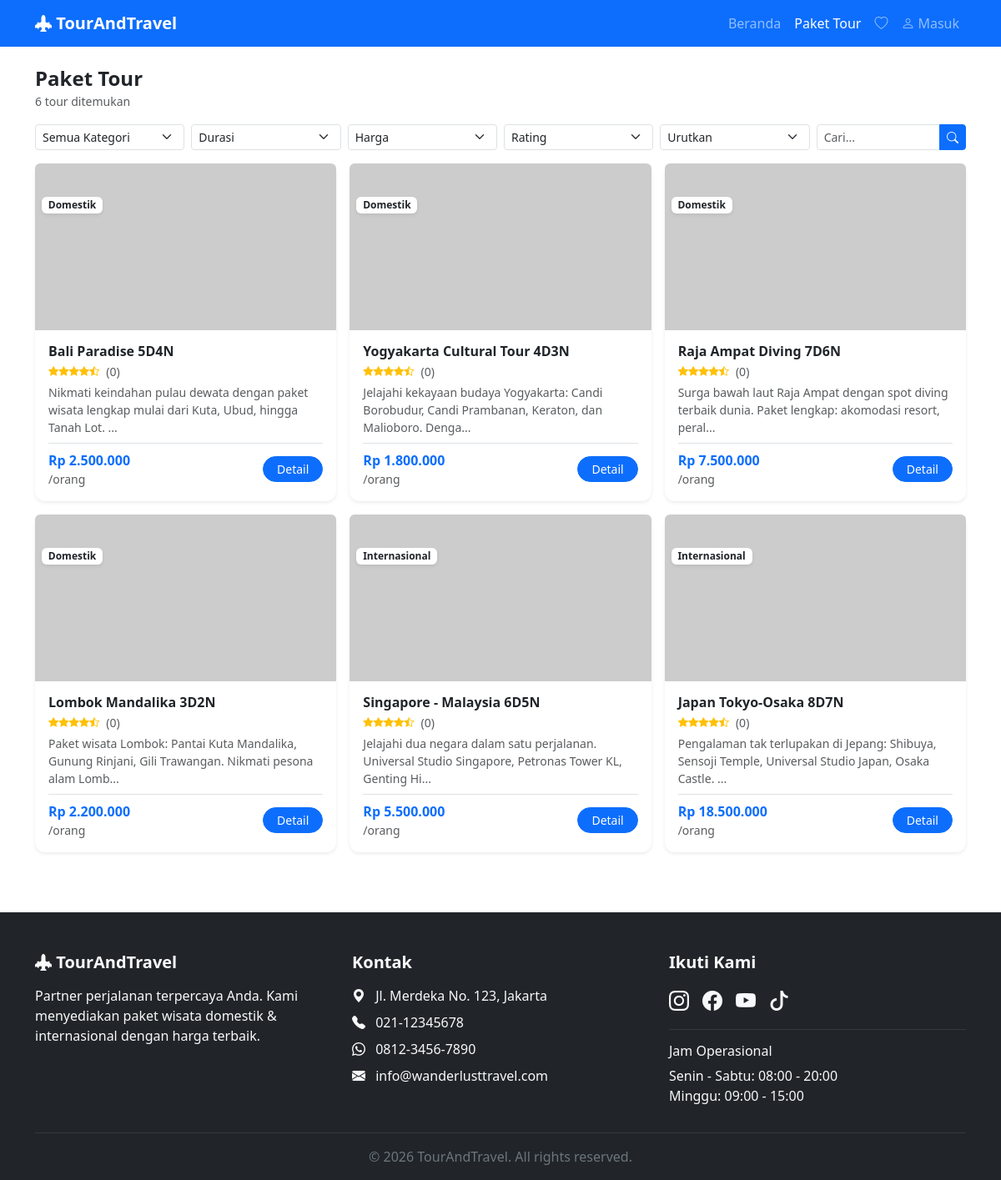
The app's page /tours.php with its own data.
### tables this page shows
CREATE TABLE IF NOT EXISTS tours (
    id INT AUTO_INCREMENT PRIMARY KEY,
    title VARCHAR(200) NOT NULL,
    slug VARCHAR(200) NOT NULL UNIQUE,
    category VARCHAR(100) NOT NULL,
    description TEXT,
    price DECIMAL(12,2) NOT NULL,
    original_price DECIMAL(12,2) DEFAULT NULL,
    max_participants INT NOT NULL DEFAULT 20,
    rating DECIMAL(2,1) DEFAULT 4.8,
    total_reviews INT DEFAULT 0,
    cover_image VARCHAR(255) DEFAULT NULL,
    wiki_image VARCHAR(255) DEFAULT NULL,
    is_active TINYINT(1) NOT NULL DEFAULT 1,
    created_at TIMESTAMP DEFAULT CURRENT_TIMESTAMP,
    updated_at TIMESTAMP DEFAULT CURRENT_TIMESTAMP ON UPDATE CURRENT_TIMESTAMP
);

### includes/db.php (called while the page is built, shortened)
<?php
class Database {
    private static $instance = null;
    private $conn;
    private function __construct() {
        try {
            $dsn = "mysql:host=" . DB_HOST . ";dbname=" . DB_NAME . ";charset=utf8mb4";
            $this->conn = new PDO($dsn, DB_USER, DB_PASS);
            $this->conn->setAttribute(PDO::ATTR_ERRMODE, PDO::ERRMODE_EXCEPTION);
            $this->conn->setAttribute(PDO::ATTR_DEFAULT_FETCH_MODE, PDO::FETCH_ASSOC);
            $this->conn->setAttribute(PDO::ATTR_EMULATE_PREPARES, false);
        } catch (PDOException $e) {
            die("Koneksi database gagal: " . $e->getMessage());
        }
    }
    public static function getInstance() {
        if (self::$instance === null) {
            self::$instance = new self();
        }
        return self::$instance;
    }
    public function getConnection() {
        return $this->conn;
    }
}
function db() {
    return Database::getInstance()->getConnection();
}
?>

### tours.php (the view, shortened to what this page needs)
<?php
require_once 'includes/db.php';
require_once 'includes/functions.php';
$category = $_GET['category'] ?? null;
$search = $_GET['search'] ?? null;
$priceRange = $_GET['harga'] ?? null;
$duration = $_GET['durasi'] ?? null;
$rating = $_GET['rating'] ?? null;
$sort = $_GET['sort'] ?? null;
$page = (int)($_GET['page'] ?? 1);
$result = getTours($category, $search, $priceRange, $duration, $rating, $sort, $page, 12);
$tours = $result['tours'];
$total = $result['total'];
require_once 'includes/header.php';
?>
<section class="py-4">
    <div class="container">
        <div class="d-flex justify-content-between align-items-center mb-3">
            <div>
                <h4 class="fw-bold mb-0">Paket Tour</h4>
                <small class="text-muted"><?= $total ?> tour ditemukan</small>
            </div>
        </div>
        <form method="GET" class="row g-2 mb-3">
            <div class="col-6 col-md">
                <select name="category" class="form-select form-select-sm" onchange="this.form.submit()">
                    <option value="">Semua Kategori</option>
                </select>
            </div>
            <div class="col-6 col-md">
                <select name="durasi" class="form-select form-select-sm" onchange="this.form.submit()">
                    <option value="">Durasi</option>
                </select>
            </div>
            <div class="col-6 col-md">
                <select name="harga" class="form-select form-select-sm" onchange="this.form.submit()">
                    <option value="">Harga</option>
                </select>
            </div>
            <div class="col-6 col-md">
                <select name="rating" class="form-select form-select-sm" onchange="this.form.submit()">
                    <option value="">Rating</option>
                </select>
            </div>
            <div class="col-6 col-md">
                <select name="sort" class="form-select form-select-sm" onchange="this.form.submit()">
                    <option value="">Urutkan</option>
                </select>
            </div>
            <div class="col-6 col-md">
                <div class="input-group input-group-sm">
                    <input type="text" name="search" class="form-control" placeholder="Cari..." value="<?= e($search ?? '') ?>">
                    <button class="btn btn-primary" type="submit"><i class="bi bi-search"></i></button>
                </div>
            </div>
        </form>
        <?php if (count($tours) > 0): ?>
        <div class="row g-3">
            <?php foreach ($tours as $tour): ?>
            <div class="col-md-6 col-lg-4">
                <div class="card tour-card-klook border-0 shadow-sm h-100">
                    <div class="position-relative overflow-hidden rounded-top" style="height: 200px;">
                        <img src="<?= getTourImage($tour, 'medium') ?>" onerror="this.src='<?= getTourImageFallback($tour, 'medium') ?>'" class="w-100 h-100" style="object-fit: cover;" alt="<?= e($tour['title']) ?>">
                        <span class="badge bg-white text-dark position-absolute top-0 start-0 m-2 shadow-sm" style="margin-top: 40px !important;"><?= e($tour['category']) ?></span>
                    </div>
                    <div class="card-body p-3 d-flex flex-column">
                        <h6 class="fw-semibold mb-1"><?= e($tour['title']) ?></h6>
                        <div class="d-flex align-items-center gap-2 small mb-1">
                            <?= renderStars($tour['rating']) ?>
                            <span class="text-muted">(<?= $tour['total_reviews'] ?>)</span>
                        </div>
                        <p class="small text-muted flex-grow-1 mb-2"><?= substr(e($tour['description']), 0, 100) ?>...</p>
                        <div class="d-flex justify-content-between align-items-center pt-2 border-top">
                            <div>
                                <span class="fw-bold text-primary"><?= formatRupiah($tour['price']) ?></span>
                                <small class="d-block text-muted">/orang</small>
                            </div>
                            <a href="tour-detail.php?slug=<?= e($tour['slug']) ?>" class="btn btn-sm btn-primary rounded-pill px-3">Detail</a>
                        </div>
                    </div>
                </div>
            </div>
            <?php endforeach; ?>
        </div>
        <?php endif; ?>
    </div>
</section>
<?php require_once 'includes/footer.php'; ?>

### includes/header.php (shortened to what this page needs)
<!DOCTYPE html>
<html lang="id">
<head>
    <link href="https://cdn.jsdelivr.net/npm/bootstrap@5.3.3/dist/css/bootstrap.min.css" rel="stylesheet">
    <link rel="stylesheet" href="https://cdn.jsdelivr.net/npm/bootstrap-icons@1.11.3/font/bootstrap-icons.min.css">
    <link rel="stylesheet" href="<?= BASE_URL ?>/assets/css/style.css">
</head>
<body>
<nav class="navbar navbar-expand-lg navbar-dark bg-primary sticky-top">
    <div class="container">
        <a class="navbar-brand fw-bold" href="<?= BASE_URL ?>/">
            <i class="bi bi-airplane-engines-fill"></i> <?= SITE_NAME ?>
        </a>
        <div class="collapse navbar-collapse" id="navbarNav">
            <ul class="navbar-nav ms-auto">
                <li class="nav-item">
                    <a class="nav-link <?= basename($_SERVER['PHP_SELF']) === 'index.php' ? 'active' : '' ?>" href="<?= BASE_URL ?>/">Beranda</a>
                </li>
                <li class="nav-item">
                    <a class="nav-link <?= basename($_SERVER['PHP_SELF']) === 'tours.php' ? 'active' : '' ?>" href="<?= BASE_URL ?>/tours.php">Paket Tour</a>
                </li>
                <li class="nav-item">
                    <a class="nav-link <?= basename($_SERVER['PHP_SELF']) === 'wishlist.php' ? 'active' : '' ?>" href="<?= BASE_URL ?>/wishlist.php">
                        <i class="bi bi-heart"></i>
                    </a>
                </li>
                <?php if (isset($_SESSION['user_id'])): ?>
                <li class="nav-item dropdown">
                    <a class="nav-link dropdown-toggle" href="#" data-bs-toggle="dropdown">
                        <i class="bi bi-person-circle me-1"></i><?= e($_SESSION['user_name'] ?? 'User') ?>
                    </a>
                    <ul class="dropdown-menu dropdown-menu-end">
                        <li><a class="dropdown-item" href="my-bookings.php"><i class="bi bi-ticket-perforated me-2"></i>Booking Saya</a></li>
                        <li><a class="dropdown-item" href="wishlist.php"><i class="bi bi-heart me-2"></i>Wishlist</a></li>
                        <li><hr class="dropdown-divider"></li>
                        <li><a class="dropdown-item" href="logout.php"><i class="bi bi-box-arrow-right me-2"></i>Keluar</a></li>
                    </ul>
                </li>
                <?php else: ?>
                <li class="nav-item">
                    <a class="nav-link" href="login.php"><i class="bi bi-person me-1"></i>Masuk</a>
                </li>
                <?php endif; ?>
            </ul>
        </div>
    </div>
</nav>

### includes/functions.php (shortened to what this page needs)
<?php
function formatRupiah($angka) {
    return 'Rp ' . number_format($angka, 0, ',', '.');
}
function e($string) {
    return htmlspecialchars($string, ENT_QUOTES, 'UTF-8');
}
function getTours($category = null, $search = null, $priceRange = null, $duration = null, $rating = null, $sort = null, $page = 1, $perPage = 12) {
    $sql = "SELECT * FROM tours WHERE is_active = 1";
    $countSql = "SELECT COUNT(*) FROM tours WHERE is_active = 1";
    $params = [];
    $countParams = [];
    $sql .= match($sort) {
        'price_asc' => " ORDER BY price ASC",
        'price_desc' => " ORDER BY price DESC",
        'rating' => " ORDER BY rating DESC, total_reviews DESC",
        'popular' => " ORDER BY total_reviews DESC, rating DESC",
        default => " ORDER BY created_at DESC"
    };
    $page = max(1, (int)$page);
    $offset = ($page - 1) * $perPage;
    $sql .= " LIMIT $perPage OFFSET $offset";
    $countStmt = db()->prepare($countSql);
    $countStmt->execute($countParams);
    $total = $countStmt->fetchColumn();
    $stmt = db()->prepare($sql);
    $stmt->execute($params);
    $tours = $stmt->fetchAll();
    return ['tours' => $tours, 'total' => $total, 'page' => $page, 'perPage' => $perPage, 'lastPage' => max(1, (int)ceil($total / $perPage))];
}
function getTourImage($tour, $size = 'medium') {
    $dimensions = [
        'small'  => '320/240',
        'medium' => '640/480',
        'large'  => '1200/800',
    ];
    $dim = $dimensions[$size] ?? '640/480';
    $pool = ['travel', 'beach', 'mountain', 'ocean', 'city', 'nature', 'landscape', 'sea'];
    $idx = abs(crc32($tour['id'] ?? $tour['title'])) % count($pool);
    $keyword = $pool[$idx];
    return "https://loremflickr.com/{$dim}/{$keyword}?lock=" . $idx;
}
function getTourImageFallback($tour, $size = 'medium') {
    $dimensions = [
        'small'  => '320/240',
        'medium' => '640/480',
        'large'  => '1200/800',
    ];
    $dim = $dimensions[$size] ?? '640/480';
    $seed = strtolower(str_replace([' '], '-', $tour['title']));
    return "https://picsum.photos/seed/{$seed}/{$dim}";
}
function renderStars($rating) {
    $full = floor($rating);
    $half = ($rating - $full) >= 0.5;
    $html = '<span class="text-warning small">';
    for ($i = 0; $i < 5; $i++) {
        if ($i < $full) {
            $html .= '<i class="bi bi-star-fill"></i>';
        } elseif ($i == $full && $half) {
            $html .= '<i class="bi bi-star-half"></i>';
        } else {
            $html .= '<i class="bi bi-star"></i>';
        }
    }
    $html .= '</span>';
    return $html;
}
?>

### includes/footer.php (shortened to what this page needs)
<footer id="kontak" class="bg-dark text-light pt-5 pb-3 mt-5">
    <div class="container">
        <div class="row g-4">
            <div class="col-md-4">
                <h5 class="fw-bold mb-3"><i class="bi bi-airplane-engines-fill"></i> <?= SITE_NAME ?></h5>
                <p>Partner perjalanan terpercaya Anda. Kami menyediakan paket wisata domestik & internasional dengan harga terbaik.</p>
            </div>
            <div class="col-md-4">
                <h5 class="fw-bold mb-3">Kontak</h5>
                <ul class="list-unstyled">
                    <li class="mb-2"><i class="bi bi-geo-alt-fill me-2"></i> Jl. Merdeka No. 123, Jakarta</li>
                    <li class="mb-2"><i class="bi bi-telephone-fill me-2"></i> 021-12345678</li>
                    <li class="mb-2"><i class="bi bi-whatsapp me-2"></i> 0812-3456-7890</li>
                    <li class="mb-2"><i class="bi bi-envelope-fill me-2"></i> info@wanderlusttravel.com</li>
                </ul>
            </div>
            <div class="col-md-4">
                <h5 class="fw-bold mb-3">Ikuti Kami</h5>
                <div class="d-flex gap-3">
                    <a href="#" class="text-light fs-4"><i class="bi bi-instagram"></i></a>
                    <a href="#" class="text-light fs-4"><i class="bi bi-facebook"></i></a>
                    <a href="#" class="text-light fs-4"><i class="bi bi-youtube"></i></a>
                    <a href="#" class="text-light fs-4"><i class="bi bi-tiktok"></i></a>
                </div>
                <hr class="my-3 border-secondary">
                <h6>Jam Operasional</h6>
                <p class="mb-0">Senin - Sabtu: 08:00 - 20:00</p>
                <p>Minggu: 09:00 - 15:00</p>
            </div>
        </div>
        <hr class="border-secondary my-3">
        <p class="text-center text-secondary mb-0">&copy; <?= date('Y') ?> <?= SITE_NAME ?>. All rights reserved.</p>
    </div>
</footer>
</body>
</html>

### assets/css/style.css (style rules this page uses)
:root { --primary: #0d6efd; --primary-dark: #0b5ed7; }
.tour-card-klook { border-radius: 12px; transition: transform 0.25s ease, box-shadow 0.25s ease; }
.tour-card-klook .rounded-top { border-radius: 12px 12px 0 0; }

### records on screen
tours: category "Domestik", title "Bali Paradise 5D4N", total_reviews "0", description "Nikmati keindahan pulau dewata dengan paket wisata lengkap mulai dari Kuta, Ubud, hingga Tanah Lot.", price "Rp 2.500.000"
tours: category "Domestik", title "Yogyakarta Cultural Tour 4D3N", total_reviews "0", description "Jelajahi kekayaan budaya Yogyakarta: Candi Borobudur, Candi Prambanan, Keraton, dan Malioboro. Denga", price "Rp 1.800.000"
tours: category "Domestik", title "Raja Ampat Diving 7D6N", total_reviews "0", description "Surga bawah laut Raja Ampat dengan spot diving terbaik dunia. Paket lengkap: akomodasi resort, peral", price "Rp 7.500.000"
tours: category "Domestik", title "Lombok Mandalika 3D2N", total_reviews "0", description "Paket wisata Lombok: Pantai Kuta Mandalika, Gunung Rinjani, Gili Trawangan. Nikmati pesona alam Lomb", price "Rp 2.200.000"
tours: category "Internasional", title "Singapore - Malaysia 6D5N", total_reviews "0", description "Jelajahi dua negara dalam satu perjalanan. Universal Studio Singapore, Petronas Tower KL, Genting Hi", price "Rp 5.500.000"
tours: category "Internasional", title "Japan Tokyo-Osaka 8D7N", total_reviews "0", description "Pengalaman tak terlupakan di Jepang: Shibuya, Sensoji Temple, Universal Studio Japan, Osaka Castle.", price "Rp 18.500.000"

### other values on screen
SITE_NAME "TourAndTravel"
$total "6"
